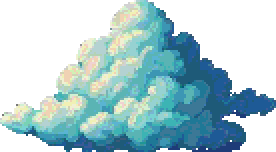
#> input picture python/neural/clouds/images/00055.png, 138 x 76 px (shown 2 times larger); its folder holds 2 pictures in this run
$ python clean_alpha.py ../images ../images/00133.png
#> lines starting #> are read from the running program, lines starting #| are printed output that depends on the picture; after the words box and inside, x2 and y2 are one past the last pixel; in counts of white or black regions, pixels touching at a corner belong together
import os
import sys

import imageio.v3 as iio
import numpy as np
from scipy import ndimage

ALPHA_THRESHOLD = 128
# The sources themselves contain components as small as 1px, so this only removes
# what is clearly decoder noise and still costs a little genuine detail.
MIN_BLOB_PIXELS = 4


def clean(image):
    """Force alpha back to the strictly binary form the source sprites use, then drop
    detached specks. The decoder emits a few soft pixels that read as fringe and noise
    even though they are a small fraction of the canvas."""
    out = image.copy()
    mask = out[..., 3] >= ALPHA_THRESHOLD

    labels, count = ndimage.label(mask)
    if count:
        sizes = ndimage.sum(mask, labels, range(1, count + 1))
        keep = np.isin(labels, np.flatnonzero(sizes >= MIN_BLOB_PIXELS) + 1)
        mask &= keep

    # Interior holes are NOT filled: 12 percent of the source sprites carry deliberate
    # 1 to 5 pixel gaps inside the cloud body, and filling them erases that style.
    out[..., 3] = np.where(mask, 255, 0)
    out[~mask] = 0
    return out


if __name__ == "__main__":
    src_dir, dst_dir = sys.argv[1], sys.argv[2]
    os.makedirs(dst_dir, exist_ok=True)
    names = sorted(n for n in os.listdir(src_dir) if n.lower().endswith(".png"))
    for name in names:
        iio.imwrite(os.path.join(dst_dir, name), clean(iio.imread(os.path.join(src_dir, name))))
#> in clean, out is the input picture: shape (76, 138, 4); mean R, G, B, A 58.6, 90.1, 95.5, 140.5
#> in clean, `mask = out[..., 3] >= ALPHA_THRESHOLD`:
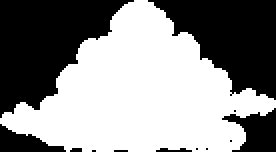
#> mask: shape (76, 138) bool (shown 2 times larger); 55.1% white; 12 black regions (7 under 20 px), largest, box (x1, y1, x2, y2) and area: (0, 0, 67, 59) 2210, (74, 0, 138, 50) 1861, (111, 54, 138, 76) 348, (0, 62, 33, 76) 240, (78, 74, 96, 76) 25
#> in clean, `labels, count = ndimage.label(mask)`: count = 1
#> in clean, `sizes = ndimage.sum(mask, labels, range(1, count + 1))`: sizes = [5780]
#> pass 2 of the loop `for name in names:`:
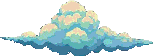
#> input picture python/neural/clouds/images/00133.png, 153 x 56 px
#> in clean, out is the input picture: shape (56, 153, 4); mean R, G, B, A 59, 77.9, 77.5, 107.8
#> in clean (call 2), `mask = out[..., 3] >= ALPHA_THRESHOLD`:
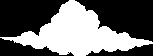
#> mask: shape (56, 153) bool; 42.3% white; 1 white region, box (x1, y1, x2, y2) and area: (0, 0, 153, 56) 3622
#> sizes = [3622]
    print("cleaned %d images into %s" % (len(names), dst_dir))
